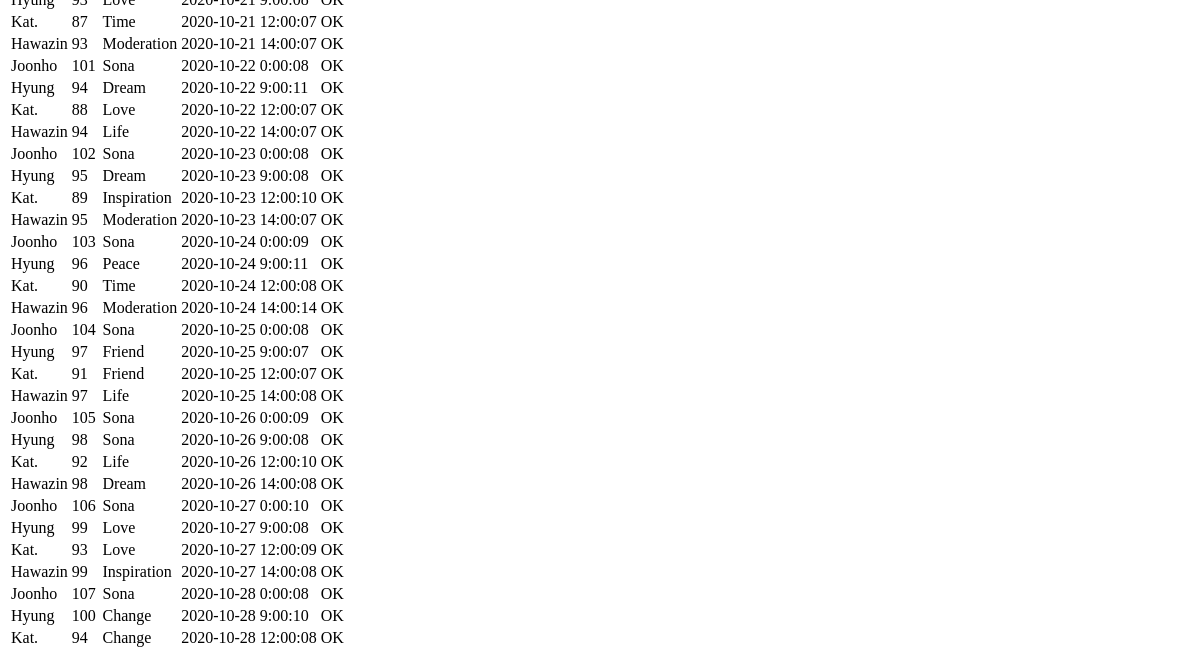
The page /quote/php/show.php (lower part) on the database as committed earlier.
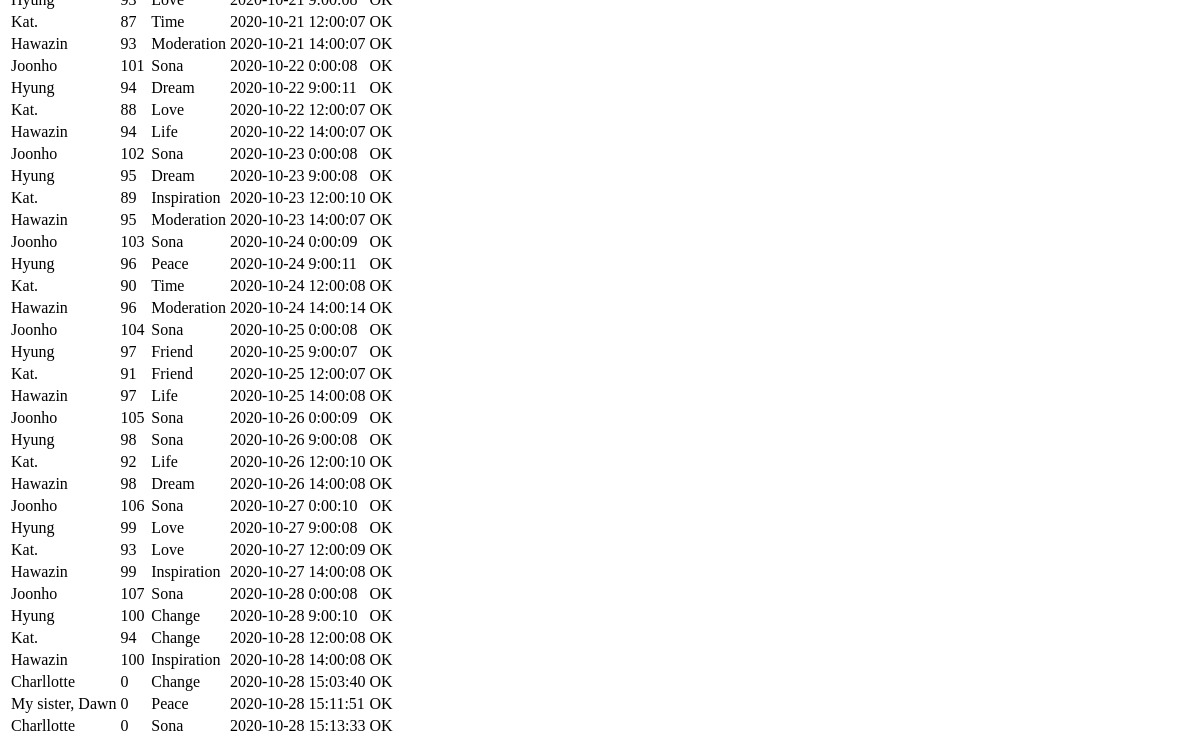
The same page on the database as committed later.
### tables this page shows
CREATE TABLE Quote (
	name    text,
	subject text,
	day     integer,
	status  text,
	created datetime,
	cr_date text,
	cr_time text);

### quote/php/show.php (the view, shortened to what this page needs)
<html><body>
<?php include('common.php'); ?>
<?php include('menu.php'); ?>
<?php
echo "
<table border='0' align='left'>
<tr>
<td>Name</td>
<td>Day</td>
<td>Subject</td>
<td>Date</td>
<td>Time</td>
<td>Status</td>
</tr> ";
$db     =       new SQLite3($dbfile);
$res = $db->query('SELECT * FROM Quote');
while ($row = $res->fetchArray()) {
                echo "<tr>	<td>{$row['name']}</td>
			  	<td>{$row['day']}</td>
			  	<td>{$row['subject']}</td>
			  	<td>{$row['cr_date']}</td>
			  	<td>{$row['cr_time']}</td>
				<td>{$row['status']}</td> </tr>";
}
echo "</table>
</body>
</html>";
?>

### quote/php/menu.php (shortened to what this page needs)
<br>
<br>

Rows that differ between the two databases and show on the page:
added quote: name "Hawazin", day "100", subject "Inspiration", cr_date "2020-10-28", cr_time "14:00:08", status "OK"
added quote: name "Charllotte", day "0", subject "Change", cr_date "2020-10-28", cr_time "15:03:40", status "OK"
added quote: name "My sister, Dawn", day "0", subject "Peace", cr_date "2020-10-28", cr_time "15:11:51", status "OK"
added quote: name "Charllotte", day "0", subject "Sona", cr_date "2020-10-28", cr_time "15:13:33", status "OK"
